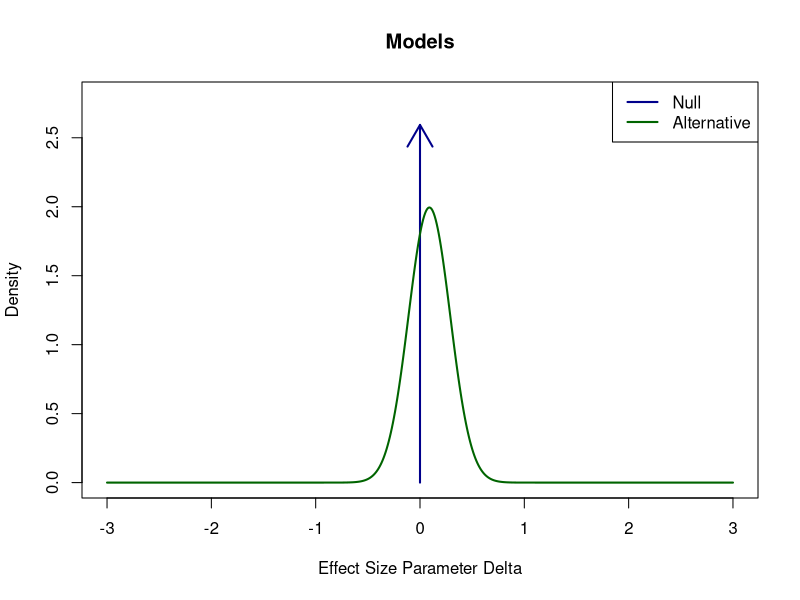
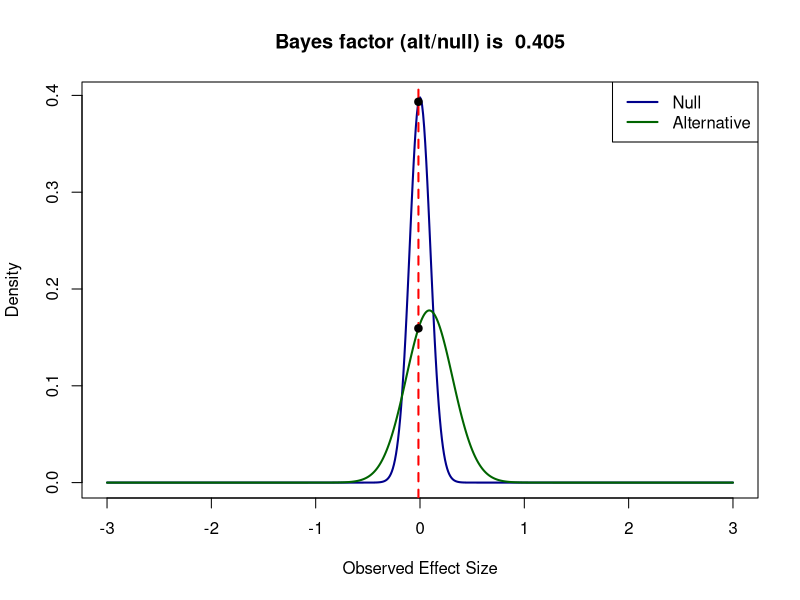

Write R code to recreate these figures, in order.
# Equivalence testing

# When you fail to reject the null hypothesis, the conclusion is that the data
# aren't surprising, assuming the null hypothesis is true. But that doesn't mean
# that the null hypothesis IS true

# Equivalence testing is statistical testing designed to determine whether there
# is evidence for a lack of a meaningful effect (as compared to a lack of 
# evidence for a meaningful effect, which could be a consequence of low power)

# Two one-sided t-tests
# Define upper and lower equivalence bounds (i.e. range in which effect is not
# meaningful) and do two one-sided tests to see whether the effect is larger
# than the lower bound and smaller than the upper bound

# In this system, the null hypothesis is that there IS an effect larger than the
# smallest effect size of interest and smaller than the largest effect size of 
# interest. The alternative hypothesis is that the effect is in the equivalence
# range. 

# Possible outcomes: 
#  - Significant effect (CI exceeds upper or lower bound)
#  - Equivalence (CI overlaps 0 and not upper or lower bound)
#  - Significant and equivalent (CI doesn't overlap 0 or upper or lower bound)
#  - Undetermined (CI overlaps 0 and upper or lower bound)
# Note: 90% CIs are used bc of two tests

# Q1) When the 90% CI around an effect size falls within the equivalence range, the
# observed effect is statistically smaller than the smallest effect size of interest. Based on
# your knowledge about confidence intervals, and looking at the picture above, when you
# lower the equivalence range from -0.5 – 0.5 to -0.3 – 0.3, what is needed for the
# equivalence test to be significant (assuming the effect size estimate remains the same)?
# A) A larger effect size
# B) A lower alpha level
# *C)* A larger sample size
# D) Lower statistical power

# The answer is a larger sample size bc the CIs need to shrink to fit within the
# smaller equivalence range.


# Q2) Researchers often manipulate something they are interested in. To ensure their
# manipulation does not inadvertently alter participants’ moods, they assess positive and
# negative emotions using the PANAS. Let’s assume in one specific experiment, positive
# mood in one condition (M1 = 4.55, SD1 = 1.05, n1 = 15) did not differ from the mood in the
# other condition (M2 = 4.87, SD2 = 1.11, n2 = 15). The researchers conclude: “Mood did not
# differ between conditions, t = 0.81, p =.42”. Let’s assume we consider any effect larger
# than d=-0.5 and smaller than d = 0.5 equivalent (even though d = 0.5 is actually a medium
#    effect size!). Use the spreadsheet for the independent t-test, and fill in the 8 numbers
# (note: you need to fill in -0.5, not 0.5, as the lower equivalence bound). Were the authors
# correct in concluding mood did not differ between conditions, given the equivalence
# range of -0.5 to 0.5?
# A) Yes
# *B)* No

# The lower band of the CI exceeds beyond the equivalence range to -0.99.

# Q3) If we increase the sample size in the above example to 150 participants in each
# condition, and assuming the means and standard deviations remain the same, which
# conclusion would we draw?
# A) Equivalent: The difference in mood is not statistically significant, and it is statistically
# equivalent.
# B) Undetermined: The difference in mood is not statistically significant, and it is not
# statistically equivalent.
# *C)* Not zero, and not meaningful: The difference in mood is statistically significant, and it
# is statistically equivalent.
# D) Not zero, and meaningful: The difference in mood is statistically significant, and it is
# not statistically equivalent.

# Q4) We used an equivalence range of d=-0.5 to d = 0.5 in the previous question, even with
# a sample size of 15 participants in each condition. One might wonder if that gave us
# sufficient statistical power to detect equivalence. In the TOST power analysis section of
# the independent t-test, use an alpha of 0.05, a desired power of 0.8, an equivalence range
# from -0.5 to 0.5, and assume the true effect size is d = 0. How many participants in each
# independent group would you need to have 80% power to detect equivalence with this
# equivalence range?

#> 69

# Q5) Change the equivalence range to -0.1 and 0.1. To be able to reject effect outside such
# a very narrow equivalence range, you’ll need a large sample size. With an alpha of 0.05,
# and a desired power of 0.9 (or 90%), and assuming a true effect size of 0, how many
# participants would you need in each group? 
#> 2165

# Bayesian approach
# Point prior = a prior of a single point estimate, rather than the usual distribution

#This code is for a one-sided t-test, testing a difference against 0.

N <- 100 #Enter sample size
dz <- -0.015 #Enter Cohen's dz effect size observed in the dependent t-test or one-sided t-test

dz_prior <- 0.09 #Enter effect size dz for the prior 
sd_prior <- 0.2 #Enter sd of the effect sizes of the prior - the higher, the wider the prior is

lo <- -Inf #lower bound of support (e.g., set to 0 if effects < 0 is not possible)
hi <- Inf #upper bound of support

#specify prior
altDens=function(delta) 
   dnorm(delta,dz_prior,sd_prior)*as.integer(delta>lo)*as.integer(delta<hi)
#Normalize alternative density in case user does not, 
K=1/integrate(altDens,lower=lo,upper=hi)$value
f=function(delta) K*altDens(delta)

delta=seq(-3,3,.01)
#Plot Alternative as a density and Null as a point arrow
#png(file=paste('prior.png'),width=6000,height=4000, res = 1000)
maxAlt=max(f(delta))
plot(delta,f(delta),typ='n',xlab="Effect Size Parameter Delta",ylab="Density",ylim=c(0,1.4*maxAlt),main="Models")
arrows(0,0,0,1.3*maxAlt,col='darkblue',lwd=2)
lines(delta,f(delta),col='darkgreen',lwd=2)
legend("topright",legend=c("Null","Alternative"),col=c('darkblue','darkgreen'),lwd=2)
#dev.off()

#Prediction Function Under Null
nullPredF=function(obs,N) dt(sqrt(N)*obs,N-1)

#Prediction Function Under the Alternative
altPredIntegrand=function(delta,obs,N) 
   dt(sqrt(N)*obs,N-1,sqrt(N)*delta)*f(delta)
altPredF=function(obs,N) 
   integrate(altPredIntegrand,lower=lo,upper=hi,obs=obs,N=N)$value

obs=delta
I=length(obs)
nullPred=nullPredF(obs,N)
altPred=1:I
for (i in 1:I) altPred[i]=altPredF(obs[i],N)

#Evaluate Predicted Density at Observed Value dz
valNull=nullPredF(dz,N)
valAlt=altPredF(dz,N)

#Plot The Predictions
#png(file=paste('posterior.png'),width=6000,height=4000, res = 1000)
top=max(altPred,nullPred)
plot(type='l',obs,nullPred,ylim=c(0,top),xlab="Observed Effect Size",ylab="Density",main=paste("Bayes factor (alt/null) is ",round(valAlt/valNull,digits =3)),col='darkblue',lwd=2)
lines(obs,altPred,col='darkgreen',lwd=2)
legend("topright",legend=c("Null","Alternative"),col=c('darkblue','darkgreen'),lwd=2)
abline(v=dz,lty=2,lwd=2,col='red')
points(pch=19,c(dz,dz),c(valNull,valAlt))
#dev.off()

cat("Bayes factor (alt/null) is ",valAlt/valNull,", the t-value is ",sqrt(N)*dz," and the p-value is",2*(1-pt(abs(sqrt(N)*dz),N-1)))

# Q6) In line 5, change the observed effect size to -0.015. Run the code, using the same
# prior. What can we conclude? The title of the figure provides the Bayes Factor for the
# alternative over the null (BF10). Remember that a Bayes Factor of 1 means both models
# are equally likely – values smaller than BF10 = 1 mean the null hypothesis is more likely.
# You can reverse the BF10 to reflect how much more likely the null is compared to the
# alternative (BF01) by computing 1/BF. When the Bayes factor is smaller than 0.333 or larger
# than 3, the Bayes Factor can be interpreted as modest support. When the Bayes factor is
# smaller than 0.1 or larger than 10 the Bayes Factor can be interpreted as strong support.
# When the Bayes factor falls within the 0.333 to 3 range, it is considered too weak support
# for either hypothesis to draw a conclusion on the data.

# The Bayes factor is 0.147; convert it to Bayes factor in favor of the null and
# get 1/0.147 = null is 6.8 times more likely than alternative

# A) The alternative model is more likely than the null model, with a BF10 of 0.147
# B) The alternative model is more likely than the null model, with a BF10 of 14.70
# *C)* The null model is more likely than the alternative model, with a BF10 of 0.147
# D) The null model is more likely than the alternative model, with a BF10 of 14.70

# Q7) In line 7, change the prior to an effect size of dz_prior = 0.09. Given this prior, can we
# still conclude that the Bayes Factor provides support for the null model for the remaining
# conditions, where the statistical test was t(99) = -0.15, dz = -0.015?
# A) With a BF10 = 7.365, the data now actually provide support for the alternative model,
# compared to the null model. 
# B) With a BF10 = 0.405, we can no longer conclude the data provide support for the null
# model, compared to the alternative model.
# *C)* With a BF10 = 0.405, the data provide support for the null model, compared to the
# alternative model. 

# Now the support for the null model is 1/0.405 = 2.47 times more likely